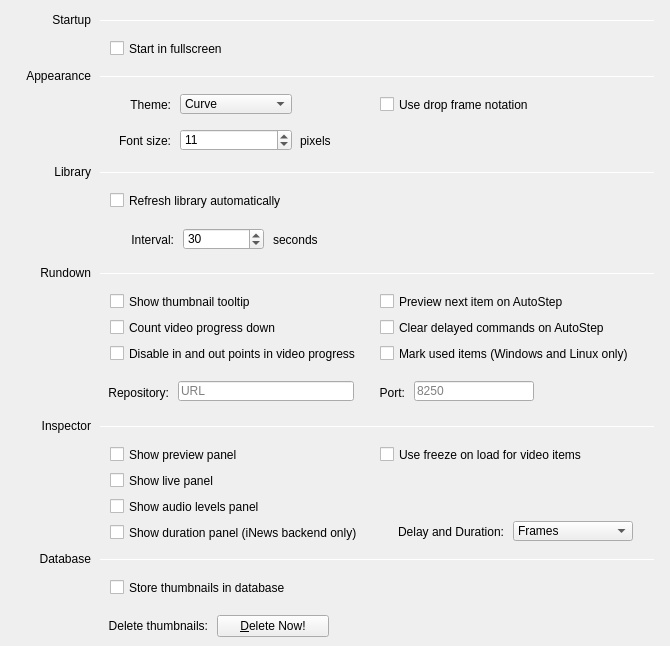
   <widget class="QWidget" name="tabGeneral">
    <attribute name="title">
     <string>General</string>
    </attribute>
    <widget class="QLabel" name="labelLibrary">
     <property name="geometry">
      <rect>
       <x>10</x>
       <y>164</y>
       <width>81</width>
       <height>16</height>
      </rect>
     </property>
     <property name="text">
      <string>Library</string>
     </property>
     <property name="alignment">
      <set>Qt::AlignRight|Qt::AlignTrailing|Qt::AlignVCenter</set>
     </property>
    </widget>
    <widget class="Line" name="lineLibrary">
     <property name="geometry">
      <rect>
       <x>100</x>
       <y>172</y>
       <width>555</width>
       <height>1</height>
      </rect>
     </property>
     <property name="orientation">
      <enum>Qt::Horizontal</enum>
     </property>
    </widget>
    <widget class="QLabel" name="labelInterval">
     <property name="geometry">
      <rect>
       <x>113</x>
       <y>230</y>
       <width>61</width>
       <height>20</height>
      </rect>
     </property>
     <property name="text">
      <string>Interval:</string>
     </property>
     <property name="alignment">
      <set>Qt::AlignRight|Qt::AlignTrailing|Qt::AlignVCenter</set>
     </property>
    </widget>
    <widget class="QSpinBox" name="spinBoxRefreshInterval">
     <property name="geometry">
      <rect>
       <x>183</x>
       <y>228</y>
       <width>81</width>
       <height>22</height>
      </rect>
     </property>
     <property name="minimum">
      <number>5</number>
     </property>
     <property name="value">
      <number>30</number>
     </property>
    </widget>
    <widget class="QLabel" name="labelSeconds">
     <property name="geometry">
      <rect>
       <x>273</x>
       <y>232</y>
       <width>62</width>
       <height>16</height>
      </rect>
     </property>
     <property name="text">
      <string>seconds</string>
     </property>
    </widget>
    <widget class="QSpinBox" name="spinBoxFontSize">
     <property name="geometry">
      <rect>
       <x>180</x>
       <y>129</y>
       <width>112</width>
       <height>22</height>
      </rect>
     </property>
     <property name="value">
      <number>11</number>
     </property>
    </widget>
    <widget class="QLabel" name="labelAppearance">
     <property name="geometry">
      <rect>
       <x>10</x>
       <y>68</y>
       <width>81</width>
       <height>16</height>
      </rect>
     </property>
     <property name="text">
      <string>Appearance</string>
     </property>
     <property name="alignment">
      <set>Qt::AlignRight|Qt::AlignTrailing|Qt::AlignVCenter</set>
     </property>
    </widget>
    <widget class="Line" name="lineAppearance">
     <property name="geometry">
      <rect>
       <x>100</x>
       <y>76</y>
       <width>555</width>
       <height>1</height>
      </rect>
     </property>
     <property name="orientation">
      <enum>Qt::Horizontal</enum>
     </property>
    </widget>
    <widget class="QLabel" name="labelFontSize">
     <property name="geometry">
      <rect>
       <x>100</x>
       <y>133</y>
       <width>71</width>
       <height>16</height>
      </rect>
     </property>
     <property name="text">
      <string>Font size:</string>
     </property>
     <property name="alignment">
      <set>Qt::AlignRight|Qt::AlignTrailing|Qt::AlignVCenter</set>
     </property>
    </widget>
    <widget class="QLabel" name="labelPixels">
     <property name="geometry">
      <rect>
       <x>300</x>
       <y>133</y>
       <width>62</width>
       <height>16</height>
      </rect>
     </property>
     <property name="text">
      <string>pixels</string>
     </property>
    </widget>
    <widget class="Line" name="lineStartup">
     <property name="geometry">
      <rect>
       <x>100</x>
       <y>20</y>
       <width>555</width>
       <height>1</height>
      </rect>
     </property>
     <property name="orientation">
      <enum>Qt::Horizontal</enum>
     </property>
    </widget>
    <widget class="QLabel" name="labelStartup">
     <property name="geometry">
      <rect>
       <x>10</x>
       <y>12</y>
       <width>81</width>
       <height>16</height>
      </rect>
     </property>
     <property name="text">
      <string>Startup</string>
     </property>
     <property name="alignment">
      <set>Qt::AlignRight|Qt::AlignTrailing|Qt::AlignVCenter</set>
     </property>
    </widget>
    <widget class="QCheckBox" name="checkBoxFullscreen">
     <property name="geometry">
      <rect>
       <x>110</x>
       <y>40</y>
       <width>141</width>
       <height>17</height>
      </rect>
     </property>
     <property name="focusPolicy">
      <enum>Qt::NoFocus</enum>
     </property>
     <property name="text">
      <string>Start in fullscreen</string>
     </property>
    </widget>
    <widget class="QCheckBox" name="checkBoxAutoRefresh">
     <property name="geometry">
      <rect>
       <x>110</x>
       <y>192</y>
       <width>211</width>
       <height>17</height>
      </rect>
     </property>
     <property name="focusPolicy">
      <enum>Qt::NoFocus</enum>
     </property>
     <property name="text">
      <string>Refresh library automatically</string>
     </property>
    </widget>
    <widget class="QLabel" name="labelRundown">
     <property name="geometry">
      <rect>
       <x>10</x>
       <y>265</y>
       <width>81</width>
       <height>16</height>
      </rect>
     </property>
     <property name="text">
      <string>Rundown</string>
     </property>
     <property name="alignment">
      <set>Qt::AlignRight|Qt::AlignTrailing|Qt::AlignVCenter</set>
     </property>
    </widget>
    <widget class="Line" name="lineRundown">
     <property name="geometry">
      <rect>
       <x>100</x>
       <y>273</y>
       <width>555</width>
       <height>1</height>
      </rect>
     </property>
     <property name="orientation">
      <enum>Qt::Horizontal</enum>
     </property>
    </widget>
    <widget class="QCheckBox" name="checkBoxShowThumbnailTooltip">
     <property name="geometry">
      <rect>
       <x>110</x>
       <y>293</y>
       <width>171</width>
       <height>17</height>
      </rect>
     </property>
     <property name="focusPolicy">
      <enum>Qt::NoFocus</enum>
     </property>
     <property name="text">
      <string>Show thumbnail tooltip</string>
     </property>
    </widget>
    <widget class="QCheckBox" name="checkBoxReverseOscTime">
     <property name="geometry">
      <rect>
       <x>110</x>
       <y>319</y>
       <width>201</width>
       <height>17</height>
      </rect>
     </property>
     <property name="focusPolicy">
      <enum>Qt::NoFocus</enum>
     </property>
     <property name="text">
      <string>Count video progress down</string>
     </property>
    </widget>
    <widget class="QCheckBox" name="checkBoxDisableInAndOutPoints">
     <property name="geometry">
      <rect>
       <x>110</x>
       <y>345</y>
       <width>291</width>
       <height>17</height>
      </rect>
     </property>
     <property name="focusPolicy">
      <enum>Qt::NoFocus</enum>
     </property>
     <property name="text">
      <string>Disable in and out points in video progress</string>
     </property>
    </widget>
    <widget class="QLabel" name="labelInspector">
     <property name="geometry">
      <rect>
       <x>10</x>
       <y>418</y>
       <width>81</width>
       <height>16</height>
      </rect>
     </property>
     <property name="text">
      <string>Inspector</string>
     </property>
     <property name="alignment">
      <set>Qt::AlignRight|Qt::AlignTrailing|Qt::AlignVCenter</set>
     </property>
    </widget>
    <widget class="Line" name="lineInspector">
     <property name="geometry">
      <rect>
       <x>100</x>
       <y>426</y>
       <width>555</width>
       <height>1</height>
      </rect>
     </property>
     <property name="orientation">
      <enum>Qt::Horizontal</enum>
     </property>
    </widget>
    <widget class="QComboBox" name="comboBoxDelayType">
     <property name="geometry">
      <rect>
       <x>513</x>
       <y>521</y>
       <width>120</width>
       <height>20</height>
      </rect>
     </property>
     <property name="sizePolicy">
      <sizepolicy hsizetype="Expanding" vsizetype="Fixed">
       <horstretch>0</horstretch>
       <verstretch>0</verstretch>
      </sizepolicy>
     </property>
     <item>
      <property name="text">
       <string>Frames</string>
      </property>
     </item>
     <item>
      <property name="text">
       <string>Milliseconds</string>
      </property>
     </item>
    </widget>
    <widget class="QLabel" name="labelDelayAndDuration">
     <property name="geometry">
      <rect>
       <x>363</x>
       <y>522</y>
       <width>141</width>
       <height>20</height>
      </rect>
     </property>
     <property name="text">
      <string>Delay and Duration:</string>
     </property>
     <property name="alignment">
      <set>Qt::AlignRight|Qt::AlignTrailing|Qt::AlignVCenter</set>
     </property>
    </widget>
    <widget class="QLabel" name="labelTheme">
     <property name="geometry">
      <rect>
       <x>90</x>
       <y>95</y>
       <width>81</width>
       <height>20</height>
      </rect>
     </property>
     <property name="text">
      <string>Theme:</string>
     </property>
     <property name="alignment">
      <set>Qt::AlignRight|Qt::AlignTrailing|Qt::AlignVCenter</set>
     </property>
    </widget>
    <widget class="QComboBox" name="comboBoxTheme">
     <property name="geometry">
      <rect>
       <x>180</x>
       <y>94</y>
       <width>112</width>
       <height>20</height>
      </rect>
     </property>
     <property name="sizePolicy">
      <sizepolicy hsizetype="Expanding" vsizetype="Fixed">
       <horstretch>0</horstretch>
       <verstretch>0</verstretch>
      </sizepolicy>
     </property>
     <item>
      <property name="text">
       <string>Curve</string>
      </property>
     </item>
     <item>
      <property name="text">
       <string>Flat</string>
      </property>
     </item>
    </widget>
    <widget class="QLineEdit" name="lineEditRundownRepository">
     <property name="geometry">
      <rect>
       <x>178</x>
       <y>381</y>
       <width>176</width>
       <height>20</height>
      </rect>
     </property>
     <property name="focusPolicy">
      <enum>Qt::ClickFocus</enum>
     </property>
     <property name="toolTip">
      <string>http://&lt;host&gt;:&lt;port&gt;/urllist/&lt;profile&gt;</string>
     </property>
     <property name="placeholderText">
      <string>URL</string>
     </property>
    </widget>
    <widget class="QLabel" name="labelRepository">
     <property name="geometry">
      <rect>
       <x>88</x>
       <y>383</y>
       <width>81</width>
       <height>20</height>
      </rect>
     </property>
     <property name="text">
      <string>Repository:</string>
     </property>
     <property name="alignment">
      <set>Qt::AlignRight|Qt::AlignTrailing|Qt::AlignVCenter</set>
     </property>
    </widget>
    <widget class="QCheckBox" name="checkBoxPreviewOnAutoStep">
     <property name="geometry">
      <rect>
       <x>380</x>
       <y>293</y>
       <width>271</width>
       <height>17</height>
      </rect>
     </property>
     <property name="focusPolicy">
      <enum>Qt::NoFocus</enum>
     </property>
     <property name="text">
      <string>Preview next item on AutoStep</string>
     </property>
    </widget>
    <widget class="QCheckBox" name="checkBoxClearDelayedCommandsOnAutoStep">
     <property name="geometry">
      <rect>
       <x>380</x>
       <y>319</y>
       <width>271</width>
       <height>17</height>
      </rect>
     </property>
     <property name="focusPolicy">
      <enum>Qt::NoFocus</enum>
     </property>
     <property name="text">
      <string>Clear delayed commands on AutoStep</string>
     </property>
    </widget>
    <widget class="Line" name="lineDatabase">
     <property name="geometry">
      <rect>
       <x>100</x>
       <y>559</y>
       <width>555</width>
       <height>1</height>
      </rect>
     </property>
     <property name="orientation">
      <enum>Qt::Horizontal</enum>
     </property>
    </widget>
    <widget class="QLabel" name="labelDeleteThumbnail">
     <property name="geometry">
      <rect>
       <x>67</x>
       <y>616</y>
       <width>141</width>
       <height>20</height>
      </rect>
     </property>
     <property name="text">
      <string>Delete thumbnails:</string>
     </property>
     <property name="alignment">
      <set>Qt::AlignRight|Qt::AlignTrailing|Qt::AlignVCenter</set>
     </property>
    </widget>
    <widget class="QLabel" name="labelDatabase">
     <property name="geometry">
      <rect>
       <x>10</x>
       <y>551</y>
       <width>81</width>
       <height>16</height>
      </rect>
     </property>
     <property name="text">
      <string>Database</string>
     </property>
     <property name="alignment">
      <set>Qt::AlignRight|Qt::AlignTrailing|Qt::AlignVCenter</set>
     </property>
    </widget>
    <widget class="QPushButton" name="pushButtonDeleteThumbnails">
     <property name="geometry">
      <rect>
       <x>217</x>
       <y>615</y>
       <width>112</width>
       <height>22</height>
      </rect>
     </property>
     <property name="focusPolicy">
      <enum>Qt::NoFocus</enum>
     </property>
     <property name="text">
      <string>&amp;Delete Now!</string>
     </property>
    </widget>
    <widget class="QCheckBox" name="checkBoxStoreThumbnailsInDatabase">
     <property name="geometry">
      <rect>
       <x>110</x>
       <y>579</y>
       <width>291</width>
       <height>17</height>
      </rect>
     </property>
     <property name="focusPolicy">
      <enum>Qt::NoFocus</enum>
     </property>
     <property name="text">
      <string>Store thumbnails in database</string>
     </property>
    </widget>
    <widget class="QCheckBox" name="checkBoxMarkUsedItems">
     <property name="geometry">
      <rect>
       <x>380</x>
       <y>345</y>
       <width>271</width>
       <height>17</height>
      </rect>
     </property>
     <property name="focusPolicy">
      <enum>Qt::NoFocus</enum>
     </property>
     <property name="text">
      <string>Mark used items (Windows and Linux only)</string>
     </property>
    </widget>
    <widget class="QCheckBox" name="checkBoxShowAudioLevels">
     <property name="geometry">
      <rect>
       <x>110</x>
       <y>498</y>
       <width>171</width>
       <height>17</height>
      </rect>
     </property>
     <property name="focusPolicy">
      <enum>Qt::NoFocus</enum>
     </property>
     <property name="text">
      <string>Show audio levels panel</string>
     </property>
    </widget>
    <widget class="QCheckBox" name="checkBoxShowPreview">
     <property name="geometry">
      <rect>
       <x>110</x>
       <y>446</y>
       <width>171</width>
       <height>17</height>
      </rect>
     </property>
     <property name="focusPolicy">
      <enum>Qt::NoFocus</enum>
     </property>
     <property name="text">
      <string>Show preview panel</string>
     </property>
    </widget>
    <widget class="QCheckBox" name="checkBoxShowLive">
     <property name="geometry">
      <rect>
       <x>110</x>
       <y>472</y>
       <width>171</width>
       <height>17</height>
      </rect>
     </property>
     <property name="focusPolicy">
      <enum>Qt::NoFocus</enum>
     </property>
     <property name="text">
      <string>Show live panel</string>
     </property>
    </widget>
    <widget class="QLineEdit" name="lineEditRepositoryPort">
     <property name="geometry">
      <rect>
       <x>414</x>
       <y>381</y>
       <width>120</width>
       <height>20</height>
      </rect>
     </property>
     <property name="focusPolicy">
      <enum>Qt::ClickFocus</enum>
     </property>
     <property name="text">
      <string/>
     </property>
     <property name="placeholderText">
      <string>8250</string>
     </property>
    </widget>
    <widget class="QLabel" name="labelRepositoryPort">
     <property name="geometry">
      <rect>
       <x>354</x>
       <y>383</y>
       <width>51</width>
       <height>20</height>
      </rect>
     </property>
     <property name="text">
      <string>Port:</string>
     </property>
     <property name="alignment">
      <set>Qt::AlignRight|Qt::AlignTrailing|Qt::AlignVCenter</set>
     </property>
    </widget>
    <widget class="QCheckBox" name="checkBoxDuration">
     <property name="geometry">
      <rect>
       <x>110</x>
       <y>524</y>
       <width>331</width>
       <height>17</height>
      </rect>
     </property>
     <property name="focusPolicy">
      <enum>Qt::NoFocus</enum>
     </property>
     <property name="text">
      <string>Show duration panel (iNews backend only)</string>
     </property>
    </widget>
    <widget class="QCheckBox" name="checkBoxUseFreezeOnLoad">
     <property name="geometry">
      <rect>
       <x>380</x>
       <y>446</y>
       <width>281</width>
       <height>17</height>
      </rect>
     </property>
     <property name="focusPolicy">
      <enum>Qt::NoFocus</enum>
     </property>
     <property name="text">
      <string>Use freeze on load for video items</string>
     </property>
    </widget>
    <widget class="QCheckBox" name="checkBoxUseDropFrameNotation">
     <property name="geometry">
      <rect>
       <x>380</x>
       <y>96</y>
       <width>211</width>
       <height>17</height>
      </rect>
     </property>
     <property name="focusPolicy">
      <enum>Qt::NoFocus</enum>
     </property>
     <property name="text">
      <string>Use drop frame notation</string>
     </property>
    </widget>
   </widget>
